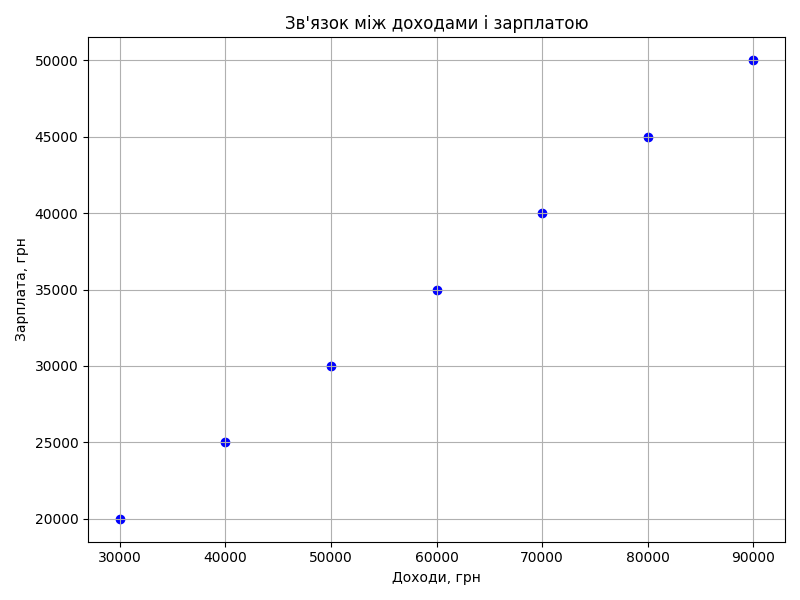

Write the Python code that produced this figure.
import matplotlib.pyplot as plt

# Доходи і зарплата працівників
incomes = [30000, 40000, 50000, 60000, 70000, 80000, 90000]
salaries = [20000, 25000, 30000, 35000, 40000, 45000, 50000]

plt.figure(figsize=(8, 6))
plt.scatter(incomes, salaries, color='blue')
plt.title("Зв'язок між доходами і зарплатою")
plt.xlabel("Доходи, грн")
plt.ylabel("Зарплата, грн")
plt.grid(True)
plt.tight_layout()

plt.savefig('d11.png')
plt.show()


